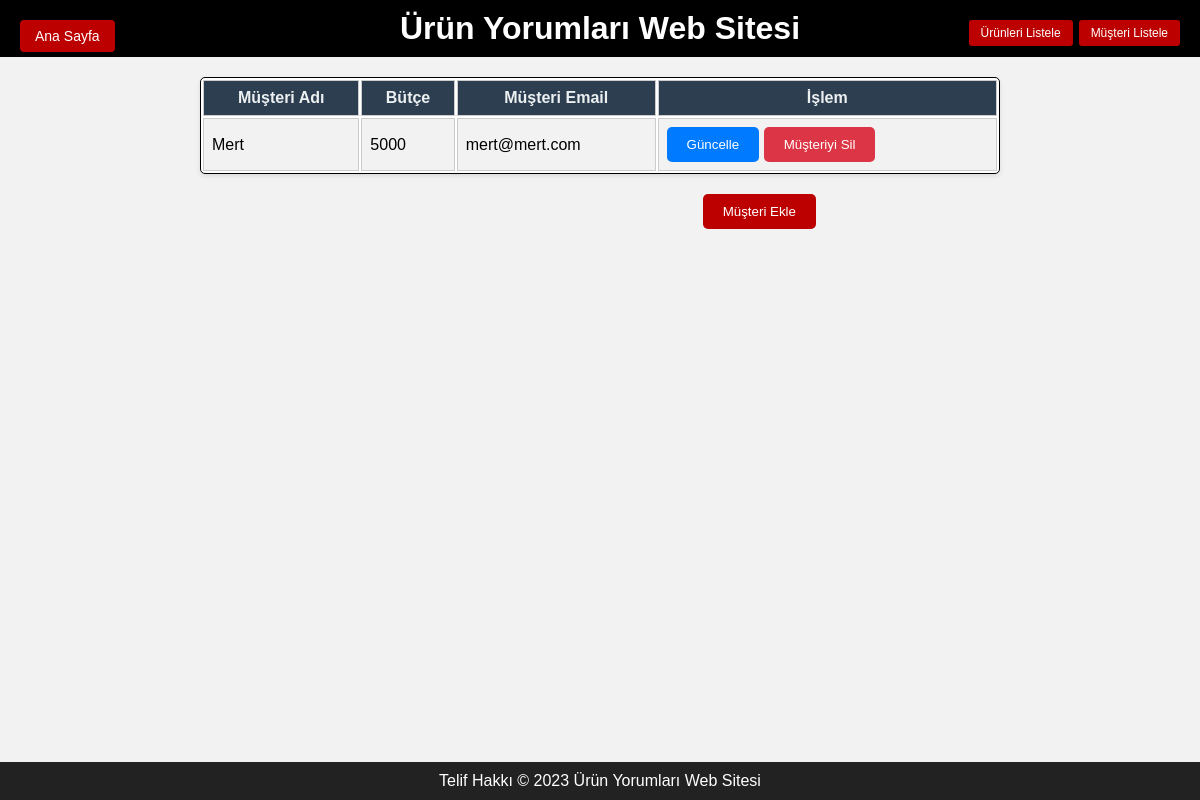
Before: /getCustomer with the older database file.
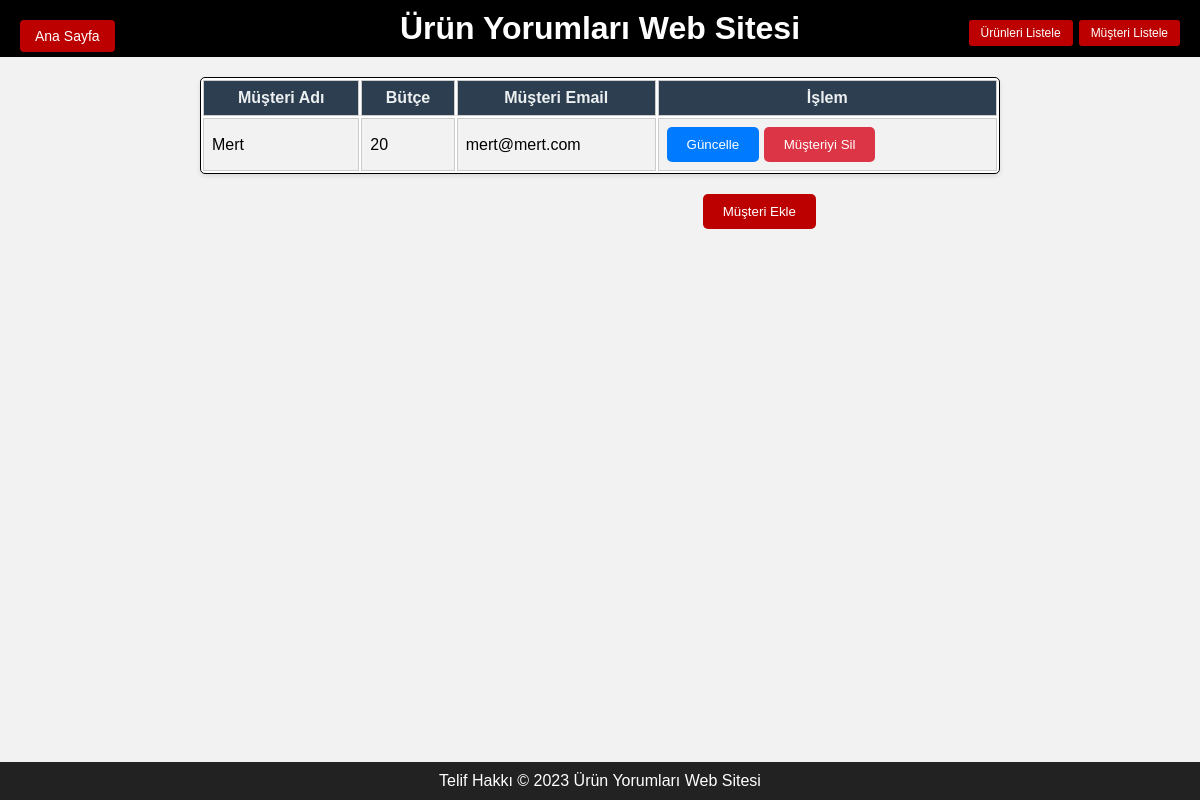
After: the same page with the newer database file.
### tables this page shows
CREATE TABLE customer (
        customerName TEXT PRIMARY KEY,
        budget INTEGER NOT NULL,        
        customerEmail TEXT NOT NULL

    );

### app.py (the view)
@app.route('/getCustomer', methods=['GET'])
def getCustomer():
    try:
        with sqlite3.connect(db) as conn:
            cursor = conn.cursor()
            cursor.execute("SELECT * FROM customer")
            data = cursor.fetchall()
            return render_template('customers.html', data=data)
    except Exception as e:
        print(e)
        return "Can not connect to database"

### templates/customers.html (shortened to what this page needs)
<!DOCTYPE html>
<html>
	<head>
   	 	<link rel="stylesheet" href="{{ url_for('static', filename='css/styles.css') }}">
	</head>
	<body>
		<footer>
			Telif Hakkı © 2023 Ürün Yorumları Web Sitesi
		</footer>
		<header>
			<h1>Ürün Yorumları Web Sitesi</h1>
			<button id="home-button">Ana Sayfa</button><br/>
			<section class="search-section">
				<div class="sidebar">
					<button id="list_products_button">Ürünleri Listele</button>
				   	<button id="list_customers_button">Müşteri Listele</button>
				</div>
			</section>
		</header>
		<div style="position: relative;">
		<table class="customer-table"style="width:100%">
			<tr>
			<th>Müşteri Adı</th>
			<th>Bütçe</th>
			<th>Müşteri Email</th>
			<th>İşlem</th>
			</tr>
			{%for product in data%}
			<tr>
				<td>{{product[0]}}</td>
				<td>{{product[1]}}</td>
				<td>{{product[2]}}</td>
				<td>
					<button class="updateButton" id="updateButton" >Güncelle</button>
					<button class="deleteButton" id="deleteButton" >Müşteriyi Sil</button>
				</td>
				</tr>
			{%endfor%}
		</table>
		<button id="add_customer_button" style="position: absolute; top: 50; right: 32% ; background-color: #bc0000; color: #fff; border: none; padding: 10px 20px; border-radius: 5px; cursor: pointer;">Müşteri Ekle</button>
	</div>
	</body>
</html>

### static/css/styles.css (style rules this page uses)
body { font-family: Arial, sans-serif; margin: 0; padding: 0; background-color: #f2f2f2; background-size: cover; background-repeat: no-repeat; background-attachment: fixed; background-position: center; color: #000000; }
header, footer { background-color: #000000; text-align: center; padding: 10px 0; color: #ffffff; }
.search-section { margin-bottom: 20px; display: flex; align-items: center; }
#home-button { position: absolute; top: 20px; left: 20px; padding: 8px 15px; background-color: #bc0000; border: none; border-radius: 4px; color: white; font-size: 14px; cursor: pointer; transition: background-color 0.3s ease; }
header { display: flex; justify-content: center; align-items: center; text-align: center; padding: 10px 0; background-color: #000000; }
header h1 { text-align: center; margin: 0; }

### templates/customers.html (style rules this page uses)
table, th, td { border:1px solid black; }
footer { position: fixed; bottom: 0; width: 100%; background-color: #222; text-align: center; padding: 10px 0; color: white; margin-top: 20px; }
.sidebar { position: fixed; top: 20px; right: 20px; display: flex; flex-direction: row; align-items: center; justify-content: flex-end; }
.sidebar button { background-color:#bc0000; border: none; color: #ffffff; padding: 6px 12px; font-size: 12px; border-radius: 3px; margin-left: 6px; cursor: pointer; transition: background-color 0.3s ease-in-out, transform 0.2s ease-in-out; box-shadow: 0px 2px 4px rgba(0, 0, 0, 0.1); }
.customer-table { width: 100%; max-width: 800px; margin: 20px auto; background-color: #fff; border-radius: 5px; box-shadow: 0 2px 5px rgba(0, 0, 0, 0.1); }
.customer-table th, .customer-table td { padding: 8px; border: 1px solid #ccc; }
.customer-table th { background-color: #2c3e50; color: #ecf0f1; }
.customer-table tbody tr:nth-child(even) { background-color: #f2f2f2; }
button#updateButton { padding: 10px 20px; background-color: #007bff; color: #fff; border: none; border-radius: 5px; cursor: pointer; transition: background-color 0.3s ease; }
button#deleteButton { padding: 10px 20px; background-color: #dc3545; color: #fff; border: none; border-radius: 5px; cursor: pointer; transition: background-color 0.3s ease; }

Changed rows visible on the page:
changed customer "Mert": budget "5000" → "20"
